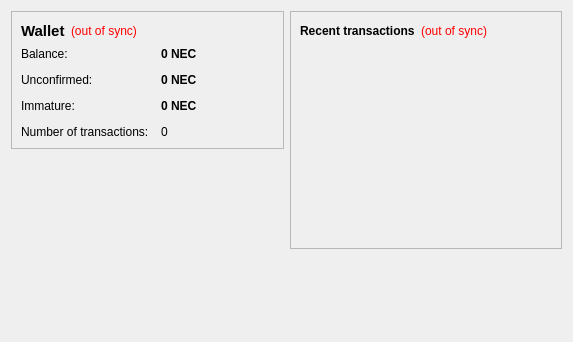
<?xml version="1.0" encoding="UTF-8"?>
<ui version="4.0">
 <class>OverviewPage</class>
 <widget class="QWidget" name="OverviewPage">
  <property name="geometry">
   <rect>
    <x>0</x>
    <y>0</y>
    <width>573</width>
    <height>342</height>
   </rect>
  </property>
  <property name="windowTitle">
   <string>Form</string>
  </property>
  <layout class="QHBoxLayout" name="horizontalLayout" stretch="1,1">
   <item>
    <layout class="QVBoxLayout" name="verticalLayout_2">
     <item>
      <widget class="QFrame" name="frame">
       <property name="frameShape">
        <enum>QFrame::StyledPanel</enum>
       </property>
       <property name="frameShadow">
        <enum>QFrame::Raised</enum>
       </property>
       <layout class="QVBoxLayout" name="verticalLayout_4">
        <item>
         <layout class="QHBoxLayout" name="horizontalLayout_4">
          <item>
           <widget class="QLabel" name="label_5">
            <property name="font">
             <font>
              <pointsize>11</pointsize>
              <weight>75</weight>
              <bold>true</bold>
             </font>
            </property>
            <property name="text">
             <string>Wallet</string>
            </property>
           </widget>
          </item>
          <item>
           <widget class="QLabel" name="labelWalletStatus">
            <property name="toolTip">
             <string>The displayed information may be out of date. Your wallet automatically synchronizes with the NetCent network after a connection is established, but this process has not completed yet.</string>
            </property>
            <property name="styleSheet">
             <string notr="true">QLabel { color: red; }</string>
            </property>
            <property name="text">
             <string notr="true">(out of sync)</string>
            </property>
            <property name="alignment">
             <set>Qt::AlignLeading|Qt::AlignLeft|Qt::AlignVCenter</set>
            </property>
           </widget>
          </item>
          <item>
           <spacer name="horizontalSpacer_2">
            <property name="orientation">
             <enum>Qt::Horizontal</enum>
            </property>
            <property name="sizeHint" stdset="0">
             <size>
              <width>40</width>
              <height>20</height>
             </size>
            </property>
           </spacer>
          </item>
         </layout>
        </item>
        <item>
         <layout class="QFormLayout" name="formLayout_2">
          <property name="fieldGrowthPolicy">
           <enum>QFormLayout::AllNonFixedFieldsGrow</enum>
          </property>
          <property name="horizontalSpacing">
           <number>12</number>
          </property>
          <property name="verticalSpacing">
           <number>12</number>
          </property>
          <item row="0" column="0">
           <widget class="QLabel" name="label">
            <property name="text">
             <string>Balance:</string>
            </property>
           </widget>
          </item>
          <item row="0" column="1">
           <widget class="QLabel" name="labelBalance">
            <property name="font">
             <font>
              <weight>75</weight>
              <bold>true</bold>
             </font>
            </property>
            <property name="cursor">
             <cursorShape>IBeamCursor</cursorShape>
            </property>
            <property name="toolTip">
             <string>Your current balance</string>
            </property>
            <property name="text">
             <string notr="true">0 NEC</string>
            </property>
            <property name="textInteractionFlags">
             <set>Qt::LinksAccessibleByMouse|Qt::TextSelectableByKeyboard|Qt::TextSelectableByMouse</set>
            </property>
           </widget>
          </item>
          <item row="1" column="0">
           <widget class="QLabel" name="label_3">
            <property name="text">
             <string>Unconfirmed:</string>
            </property>
           </widget>
          </item>
          <item row="1" column="1">
           <widget class="QLabel" name="labelUnconfirmed">
            <property name="font">
             <font>
              <weight>75</weight>
              <bold>true</bold>
             </font>
            </property>
            <property name="cursor">
             <cursorShape>IBeamCursor</cursorShape>
            </property>
            <property name="toolTip">
             <string>Total of transactions that have yet to be confirmed, and do not yet count toward the current balance</string>
            </property>
            <property name="text">
             <string notr="true">0 NEC</string>
            </property>
            <property name="textInteractionFlags">
             <set>Qt::LinksAccessibleByMouse|Qt::TextSelectableByKeyboard|Qt::TextSelectableByMouse</set>
            </property>
           </widget>
          </item>
          <item row="3" column="0">
           <widget class="QLabel" name="label_2">
            <property name="text">
             <string>Number of transactions:</string>
            </property>
           </widget>
          </item>
          <item row="3" column="1">
           <widget class="QLabel" name="labelNumTransactions">
            <property name="toolTip">
             <string>Total number of transactions in wallet</string>
            </property>
            <property name="text">
             <string notr="true">0</string>
            </property>
           </widget>
          </item>
          <item row="2" column="0">
           <widget class="QLabel" name="labelImmatureText">
            <property name="text">
             <string>Immature:</string>
            </property>
           </widget>
          </item>
          <item row="2" column="1">
           <widget class="QLabel" name="labelImmature">
            <property name="font">
             <font>
              <weight>75</weight>
              <bold>true</bold>
             </font>
            </property>
            <property name="toolTip">
             <string>Mined balance that has not yet matured</string>
            </property>
            <property name="text">
             <string notr="true">0 NEC</string>
            </property>
            <property name="textInteractionFlags">
             <set>Qt::LinksAccessibleByMouse|Qt::TextSelectableByKeyboard|Qt::TextSelectableByMouse</set>
            </property>
           </widget>
          </item>
         </layout>
        </item>
       </layout>
      </widget>
     </item>
     <item>
      <spacer name="verticalSpacer">
       <property name="orientation">
        <enum>Qt::Vertical</enum>
       </property>
       <property name="sizeHint" stdset="0">
        <size>
         <width>20</width>
         <height>40</height>
        </size>
       </property>
      </spacer>
     </item>
    </layout>
   </item>
   <item>
    <layout class="QVBoxLayout" name="verticalLayout_3">
     <item>
      <widget class="QFrame" name="frame_2">
       <property name="frameShape">
        <enum>QFrame::StyledPanel</enum>
       </property>
       <property name="frameShadow">
        <enum>QFrame::Raised</enum>
       </property>
       <layout class="QVBoxLayout" name="verticalLayout">
        <item>
         <layout class="QHBoxLayout" name="horizontalLayout_2">
          <item>
           <widget class="QLabel" name="label_4">
            <property name="text">
             <string>&lt;b&gt;Recent transactions&lt;/b&gt;</string>
            </property>
           </widget>
          </item>
          <item>
           <widget class="QLabel" name="labelTransactionsStatus">
            <property name="toolTip">
             <string>The displayed information may be out of date. Your wallet automatically synchronizes with the NetCent network after a connection is established, but this process has not completed yet.</string>
            </property>
            <property name="styleSheet">
             <string notr="true">QLabel { color: red; }</string>
            </property>
            <property name="text">
             <string notr="true">(out of sync)</string>
            </property>
            <property name="alignment">
             <set>Qt::AlignRight|Qt::AlignTrailing|Qt::AlignVCenter</set>
            </property>
           </widget>
          </item>
          <item>
           <spacer name="horizontalSpacer">
            <property name="orientation">
             <enum>Qt::Horizontal</enum>
            </property>
            <property name="sizeHint" stdset="0">
             <size>
              <width>40</width>
              <height>20</height>
             </size>
            </property>
           </spacer>
          </item>
         </layout>
        </item>
        <item>
         <widget class="QListView" name="listTransactions">
          <property name="styleSheet">
           <string notr="true">QListView { background: transparent; }</string>
          </property>
          <property name="frameShape">
           <enum>QFrame::NoFrame</enum>
          </property>
          <property name="verticalScrollBarPolicy">
           <enum>Qt::ScrollBarAlwaysOff</enum>
          </property>
          <property name="horizontalScrollBarPolicy">
           <enum>Qt::ScrollBarAlwaysOff</enum>
          </property>
          <property name="selectionMode">
           <enum>QAbstractItemView::NoSelection</enum>
          </property>
         </widget>
        </item>
       </layout>
      </widget>
     </item>
     <item>
      <spacer name="verticalSpacer_2">
       <property name="orientation">
        <enum>Qt::Vertical</enum>
       </property>
       <property name="sizeHint" stdset="0">
        <size>
         <width>20</width>
         <height>40</height>
        </size>
       </property>
      </spacer>
     </item>
    </layout>
   </item>
  </layout>
 </widget>
 <resources/>
 <connections/>
</ui>
